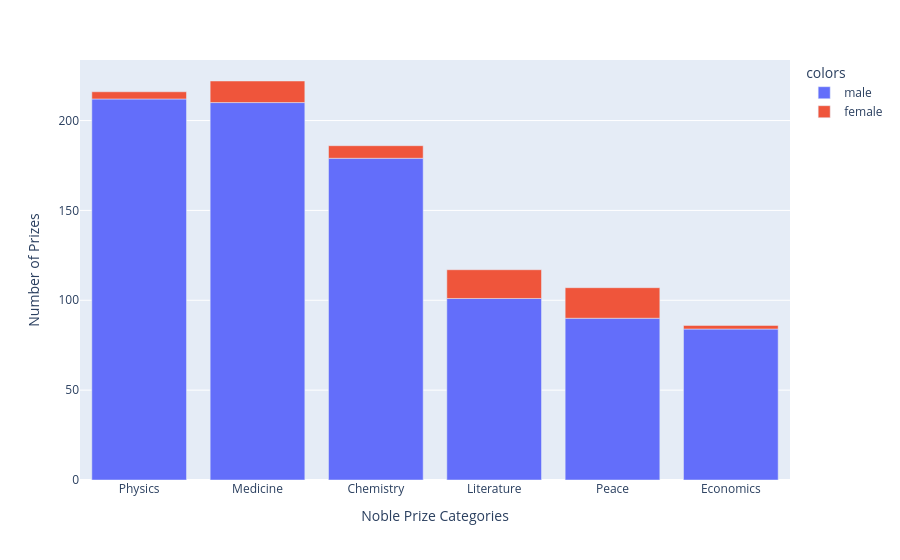

Notebook cell for this chart:
### Markdown cell above
# Male and Female Winners by Category

**Challenge**: Create a [plotly bar chart](https://plotly.com/python/bar-charts/) that shows the split between men and women by category.

-   Hover over the bar chart. How many prizes went to women in Literature compared to Physics?

<img src=https://i.imgur.com/od8TfOp.png width=650>

### Code cell
male = dict(df_data[df_data["sex"] == "Male"].category.value_counts())
female = dict(df_data[df_data["sex"] == "Female"].category.value_counts())
data = pd.DataFrame({"male":male, "female":female})
px.bar(data,labels={"value":"Number of Prizes","index":"Noble Prize Categories","variable":"colors"})

### Figure 1 — Plotly figure (JSON) as saved in the notebook; plotly's stock layout.template omitted (floating-point values rounded to 4 significant figures)
{"data": [{"alignmentgroup": "True", "hovertemplate": "colors=male<br>Noble Prize Categories=%{x}<br>Number of Prizes=%{y}<extra></extra>", "legendgroup": "male", "marker": {"color": "#636efa", "pattern": {"shape": ""}}, "name": "male", "offsetgroup": "male", "orientation": "v", "showlegend": true, "textposition": "auto", "type": "bar", "x": ["Physics", "Medicine", "Chemistry", "Literature", "Peace", "Economics"], "xaxis": "x", "y": [212, 210, 179, 101, 90, 84], "yaxis": "y"}, {"alignmentgroup": "True", "hovertemplate": "colors=female<br>Noble Prize Categories=%{x}<br>Number of Prizes=%{y}<extra></extra>", "legendgroup": "female", "marker": {"color": "#EF553B", "pattern": {"shape": ""}}, "name": "female", "offsetgroup": "female", "orientation": "v", "showlegend": true, "textposition": "auto", "type": "bar", "x": ["Physics", "Medicine", "Chemistry", "Literature", "Peace", "Economics"], "xaxis": "x", "y": [4, 12, 7, 16, 17, 2], "yaxis": "y"}], "layout": {"barmode": "relative", "legend": {"title": {"text": "colors"}, "tracegroupgap": 0}, "margin": {"t": 60}, "xaxis": {"anchor": "y", "domain": [0, 1], "title": {"text": "Noble Prize Categories"}}, "yaxis": {"anchor": "x", "domain": [0, 1], "title": {"text": "Number of Prizes"}}}}
